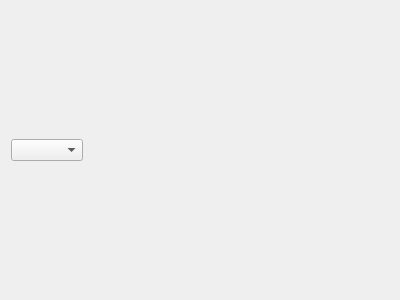
<?xml version="1.0" encoding="UTF-8"?>
<ui version="4.0">
 <class>SharedMemorySourceBaseWidget</class>
 <widget class="QWidget" name="SharedMemorySourceBaseWidget">
  <property name="geometry">
   <rect>
    <x>0</x>
    <y>0</y>
    <width>400</width>
    <height>300</height>
   </rect>
  </property>
  <property name="windowTitle">
   <string>Form</string>
  </property>
  <layout class="QVBoxLayout" name="verticalLayout">
   <item>
    <widget class="QComboBox" name="shmTypescomboBox">
     <property name="sizePolicy">
      <sizepolicy hsizetype="Maximum" vsizetype="Fixed">
       <horstretch>0</horstretch>
       <verstretch>0</verstretch>
      </sizepolicy>
     </property>
    </widget>
   </item>
  </layout>
 </widget>
 <resources/>
 <connections/>
</ui>
